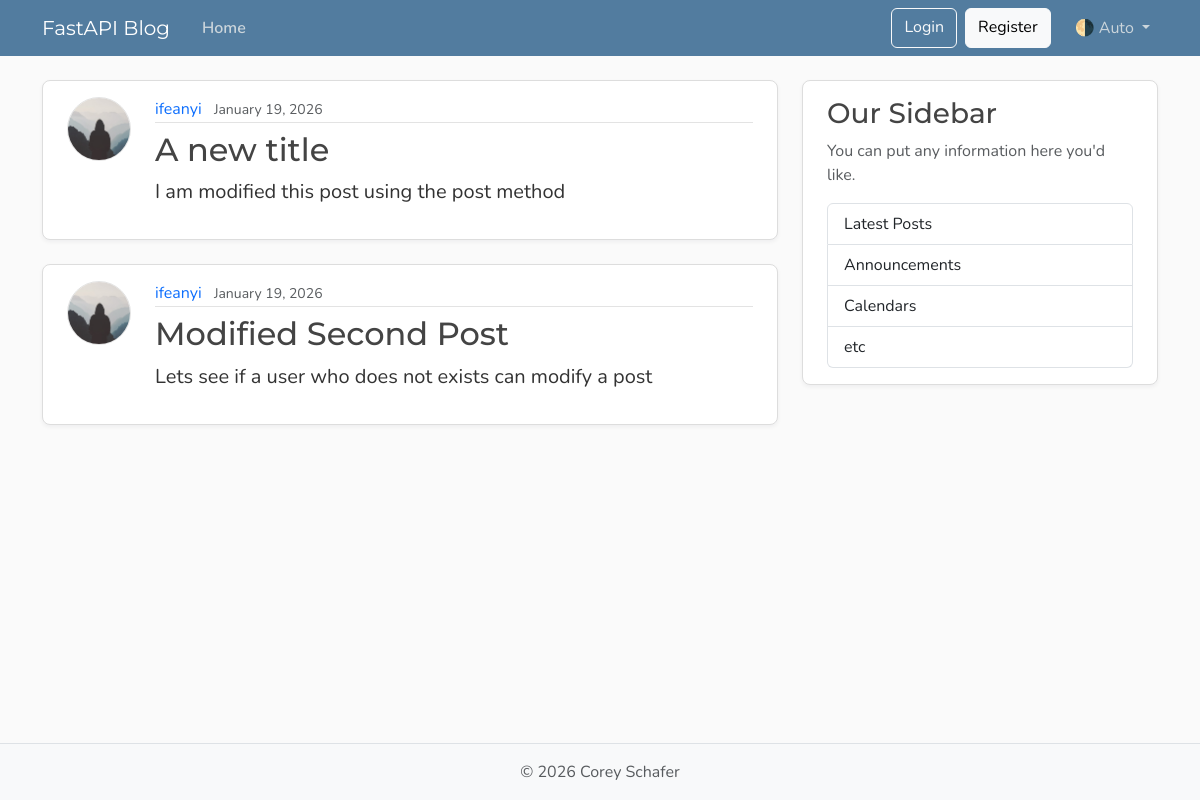
Page /posts on the earlier database version.
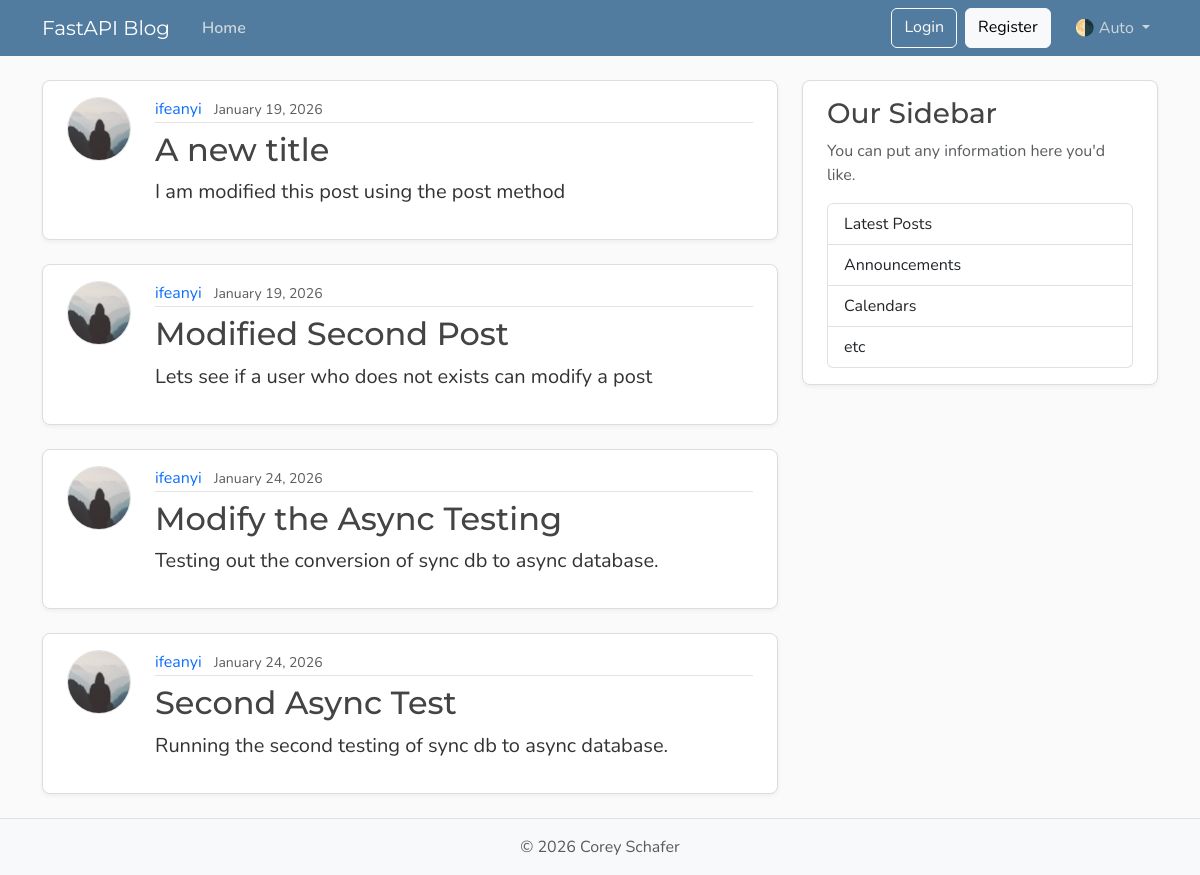
Same page on the later database version.
### models.py (models this page shows, shortened)
class Post(Base):
    __tablename__ = "posts"
    id: Mapped[int] = mapped_column(Integer, primary_key=True, index=True)
    title: Mapped[str] = mapped_column(String(100), nullable=False)
    content: Mapped[str] = mapped_column(Text, nullable=False)
    user_id: Mapped[int] = mapped_column(
        ForeignKey("users.id"),
        nullable=False,
        index=True
    )
    date_posted: Mapped[datetime] = mapped_column(
        DateTime(timezone=True),
        default= lambda: datetime.now(UTC)
    )
    author: Mapped[User] = relationship(back_populates="posts") # Many to one relationship

class User(Base):
    __tablename__ = "users"
    id: Mapped[int] = mapped_column(Integer, primary_key=True, index=True)
    email: Mapped[str] = mapped_column(String, unique=True, nullable=False)
    username: Mapped[str] = mapped_column(String, unique=True, nullable=False)
    image_file: Mapped[str | None] = mapped_column(String, nullable=True, default=None)
    posts: Mapped[list[Post]] = relationship(
        back_populates="author",
        cascade="all, delete-orphan"  # Cascade delete posts when user is deleted
    ) # One to many relationship

### main.py (the view)
@app.get("/", include_in_schema=False, name="home")
@app.get("/posts", include_in_schema=False, name="posts")
async def home(request: Request, db: Annotated[AsyncSession, Depends(get_db)]):
    result = await db.execute(select(models.Post).options(selectinload(models.Post.author)))
    posts = result.scalars().all()
    return templates.TemplateResponse(
        request,
        "home.html",
        {
            "posts": posts, "title": "Home"
        }
    )

### templates/home.html
{% extends "layout.html" %}
{% block content %}
  {% for post in posts %}
    <article class="content-section py-3 px-4 mb-4">
      <div class="d-flex align-items-start gap-4">
        <img class="rounded-circle article-img flex-shrink-0"
             src="{{ post.author.image_path }}"
             alt="{{ post.author.username }}'s profile picture"
             width="64"
             height="64"
             loading="lazy">
        <div class="flex-grow-1">
          <div class="article-metadata mb-2">
            <a class="me-2" href="{{ url_for("user_posts", user_id=post.author.id) }}">{{ post.author.username }}</a>
            <small class="text-body-secondary">{{ post.date_posted.strftime("%B %d, %Y") }}</small>
          </div>
          <h2>
            <a class="article-title"
               href="{{ url_for("post_page", post_id=post.id) }}">{{ post.title }}</a>
          </h2>
          <p class="article-content">{{ post.content }}</p>
        </div>
      </div>
    </article>
  {% endfor %}
{% endblock content %}

### templates/layout.html (shortened to what this page needs)
<!DOCTYPE html>
<html lang="en">
  <head>
    <link href="https://cdn.jsdelivr.net/npm/bootstrap@5.3.8/dist/css/bootstrap.min.css"
          rel="stylesheet"
>
    <link rel="stylesheet"
          type="text/css"
          href="{{ url_for("static", path='css/main.css') }}">
  </head>
  <body class="d-flex flex-column min-vh-100">
    <header class="site-header">
      <nav class="navbar navbar-expand-md bg-steel fixed-top"
           data-bs-theme="dark">
        <div class="container">
          <a class="navbar-brand me-4" href="{{ url_for("home") }}">FastAPI Blog</a>
          <div class="collapse navbar-collapse" id="navbarToggle">
            <div class="navbar-nav me-auto">
              <a class="nav-link active"
                 aria-current="page"
                 href="{{ url_for("home") }}">Home</a>
            </div>
            <div class="navbar-nav">
              <a class="btn btn-outline-light mb-2 mb-md-0 me-md-2" href="#">Login</a>
              <a class="btn btn-light mb-2 mb-md-0 me-md-3" href="#">Register</a>
              <div class="nav-item dropdown">
                <a class="nav-link dropdown-toggle"
                   href="#"
                   role="button"
                   id="bd-theme"
                   data-bs-toggle="dropdown"
                   aria-expanded="false">
                  <span id="bd-theme-text">🌗 Auto</span>
                </a>
              </div>
            </div>
          </div>
        </div>
      </nav>
    </header>
    <main role="main" class="container">
      <div class="row">
        <div class="col-md-8">
          {% block content %}
          {% endblock content %}
        </div>
        <aside class="col-md-4">
          <div class="content-section py-3 px-4 mb-4">
            <h3>Our Sidebar</h3>
            <p class="text-body-secondary">You can put any information here you'd like.</p>
            <ul class="list-group">
              <li class="list-group-item">Latest Posts</li>
              <li class="list-group-item">Announcements</li>
              <li class="list-group-item">Calendars</li>
              <li class="list-group-item">etc</li>
            </ul>
          </div>
        </aside>
      </div>
    </main>
    <footer class="mt-auto py-3 bg-body-tertiary border-top">
      <div class="container text-center">
        <p class="text-body-secondary mb-0">
          © <span id="year"></span> Corey Schafer
        </p>
      </div>
    </footer>
  </body>
</html>

### static/css/main.css (style rules this page uses)
:root { --font-heading: "Montserrat", system-ui, -apple-system, BlinkMacSystemFont, sans-serif; --font-body: "Nunito", system-ui, -apple-system, BlinkMacSystemFont, sans-serif; --color-bg-body: #fafafa; --color-bg-content: #ffffff; --color-text-primary: #333333; --color-text-heading: #444444; --color-steel: #527c9f; --color-nav-link: #cbd5db; --color-nav-link-hover: #ffffff; --color-link-hover: #428bca; --color-border: #dddddd; --color-border-light: #e3e3e3; --spacing-xl: 5rem; --article-img-size: 4rem; --account-img-size: 7.813rem; }
body { font-family: var(--font-body); background: var(--color-bg-body); color: var(--color-text-primary); }
main { padding-top: var(--spacing-xl); }
h1, h2, h3, h4, h5, h6 { font-family: var(--font-heading); color: var(--color-text-heading); }
.navbar-brand { font-family: var(--font-heading); }
a { text-decoration: none; }
.bg-steel { background-color: var(--color-steel); }
.site-header .navbar-nav .nav-link { color: var(--color-nav-link); transition: color 0.2s ease-in-out; }
.site-header .navbar-nav .nav-link.active { font-weight: 600; }
.content-section { background: var(--color-bg-content); border: 1px solid var(--color-border); border-radius: 0.5rem; box-shadow: 0 2px 4px rgba(15, 23, 42, 0.05); transition: box-shadow 0.15s ease, transform 0.15s ease, border-color 0.15s ease; }
.article-title { color: var(--color-text-heading); transition: color 0.2s ease-in-out; }
.article-content { white-space: pre-line; font-size: 1.25rem; }
.article-img { height: var(--article-img-size); width: var(--article-img-size); flex-shrink: 0; object-fit: cover; border: 1px solid var(--color-border-light); box-shadow: 0 0 0 2px var(--color-bg-content); }
.article-metadata { padding-bottom: 0.063rem; border-bottom: 1px solid var(--color-border-light); }
.article-metadata a { transition: color 0.2s ease-in-out; }
[data-bs-theme="dark"] { --color-bg-body: #1a1a1a; --color-bg-content: #2d2d2d; --color-text-primary: #e0e0e0; --color-text-heading: #f0f0f0; --color-border: #404040; --color-border-light: #4a4a4a; }

Differences in the rows shown:
added Post: author.username "ifeanyi", date_posted "January 24, 2026", title "Modify the Async Testing", content "Testing out the conversion of sync db to async database."
added Post: author.username "ifeanyi", date_posted "January 24, 2026", title "Second Async Test", content "Running the second testing of sync db to async database."
